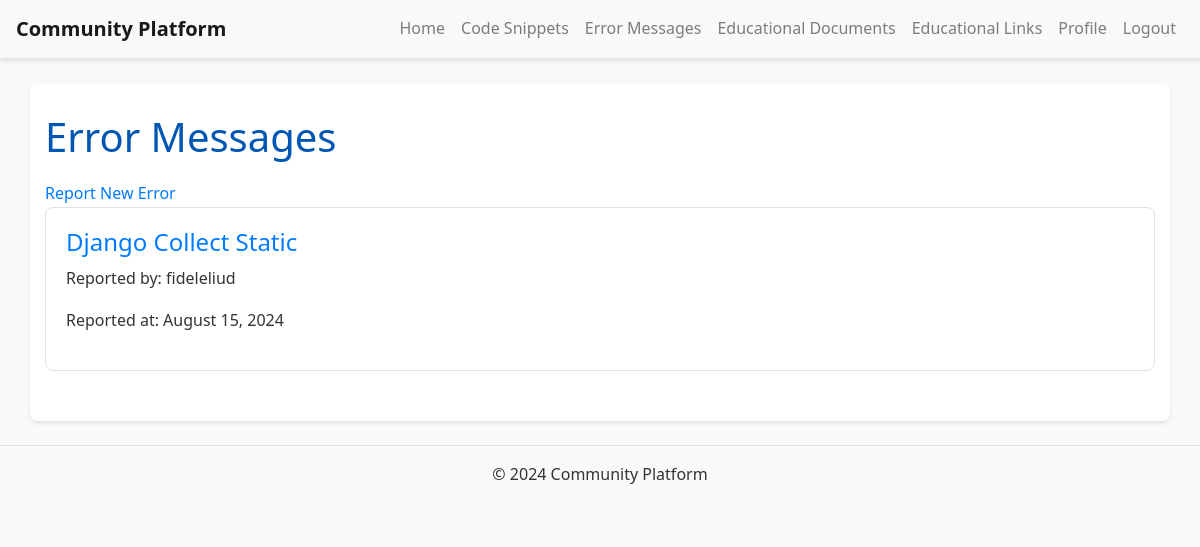
The page /errors/ (signed in) on the database its author committed.
### errors/models.py (models this page shows, shortened)
class ErrorMessage(models.Model):
    user = models.ForeignKey(settings.AUTH_USER_MODEL, on_delete=models.CASCADE)
    title = models.CharField(max_length=200)
    error_message = models.TextField()
    steps_to_reproduce = models.TextField()
    expected_behavior = models.TextField()
    actual_behavior = models.TextField()
    created_at = models.DateTimeField(auto_now_add=True)
    updated_at = models.DateTimeField(auto_now=True)

### users/models.py (models this page shows, shortened)
class CustomUser(AbstractUser):
    bio = models.TextField(blank=True)
    profile_picture = models.ImageField(upload_to='profile_pics/', blank=True, null=True)

### errors/views.py (the view)
# urls.py: path('', views.error_list, name='error_list'),
def error_list(request):
    errors = ErrorMessage.objects.all().order_by('-created_at')
    paginator = Paginator(errors, 10)  # Show 10 errors per page
    page_number = request.GET.get('page')
    page_obj = paginator.get_page(page_number)
    return render(request, 'errors/error_list.html', {'page_obj': page_obj})

### templates/errors/error_list.html (shortened to what this page needs)
{% extends 'base.html' %}
{% block content %}
<h1>Error Messages</h1>
<a href="{% url 'create_error' %}">Report New Error</a>
{% for error in page_obj %}
    <div class="error-preview">
        <h2><a href="{% url 'error_detail' error.pk %}">{{ error.title }}</a></h2>
        <p>Reported by: {{ error.user.username }}</p>
        <p>Reported at: {{ error.created_at|date:"F d, Y" }}</p>
    </div>
{% empty %}
    <p>No error messages reported yet.</p>
{% endfor %}
{% endblock %}

### static/css/custom.css (style rules this page uses)
body { font-family: 'Segoe UI', Tahoma, Geneva, Verdana, sans-serif; color: #333; background-color: #f8f9fa; margin: 0; padding: 0; line-height: 1.6; }
h1, h2 { color: #0056b3; margin-bottom: 20px; }
a { color: #007bff; text-decoration: none; transition: color 0.3s ease; }
.link-preview, .document-preview, .snippet-preview, .error-preview { padding: 20px; border: 1px solid #dee2e6; border-radius: 8px; margin-bottom: 20px; background-color: #ffffff; transition: box-shadow 0.3s ease; }
.link-preview h2, .document-preview h2, .snippet-preview h2, .error-preview h2 { font-size: 1.5rem; margin-bottom: 10px; }

### rows shown on the page
ErrorMessage: title "Django Collect Static", user.username "fideleliud", created_at "August 15, 2024"
